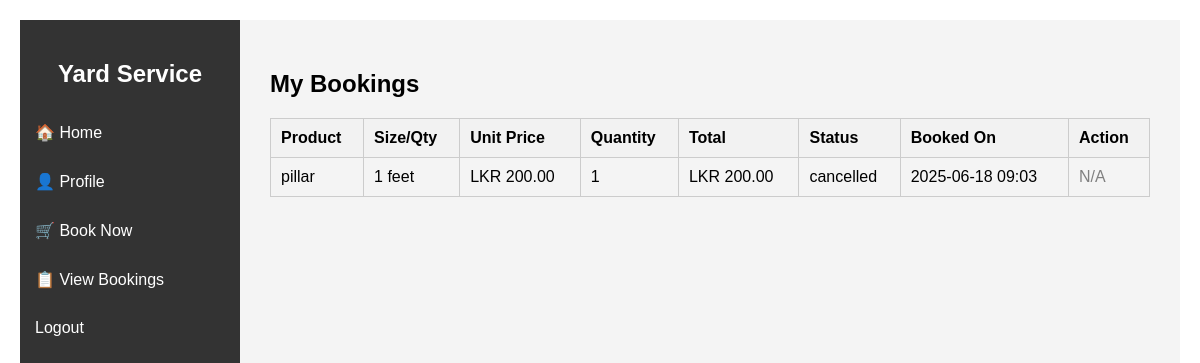
Page /user/dashboard.php?page=view_bookings (signed in) on the committed database.
### tables this page shows
CREATE TABLE `bookings` (
  `id` int(11) NOT NULL,
  `user_id` int(11) DEFAULT NULL,
  `product_variant_id` int(11) DEFAULT NULL,
  `quantity` int(11) DEFAULT NULL,
  `total_price` decimal(10,2) DEFAULT NULL,
  `booking_date` timestamp NOT NULL DEFAULT current_timestamp(),
  `status` enum('pending','confirmed','cancelled') DEFAULT 'pending'
);

CREATE TABLE `products` (
  `id` int(11) NOT NULL,
  `name` varchar(100) DEFAULT NULL,
  `image` varchar(255) DEFAULT NULL
);

CREATE TABLE `product_variants` (
  `id` int(11) NOT NULL,
  `product_id` int(11) DEFAULT NULL,
  `size_or_quantity` varchar(50) DEFAULT NULL,
  `price` decimal(10,2) DEFAULT NULL
);

### user/view_bookings.php (the view, shortened to what this page needs)
<?php
include '../db.php';
$user_id = $_SESSION['user_id'];
$query = "
  SELECT b.id, p.name AS product_name, pv.size_or_quantity, pv.price, b.quantity, b.status, b.booking_date
  FROM bookings b
  JOIN product_variants pv ON b.product_variant_id = pv.id
  JOIN products p ON pv.product_id = p.id
  WHERE b.user_id = ?
  ORDER BY b.booking_date DESC
";
$stmt = $conn->prepare($query);
$stmt->bind_param("i", $user_id);
$stmt->execute();
$result = $stmt->get_result();
?>
<!DOCTYPE html>
<html>
<head>
</head>
<body>
<h2>My Bookings</h2>
<table>
  <thead>
    <tr>
      <th>Product</th>
      <th>Size/Qty</th>
      <th>Unit Price</th>
      <th>Quantity</th>
      <th>Total</th>
      <th>Status</th>
      <th>Booked On</th>
      <th>Action</th>
    </tr>
  </thead>
  <tbody>
    <?php while ($row = $result->fetch_assoc()): ?>
      <tr>
        <td><?= htmlspecialchars($row['product_name']) ?></td>
        <td><?= htmlspecialchars($row['size_or_quantity']) ?></td>
        <td>LKR <?= number_format($row['price'], 2) ?></td>
        <td><?= $row['quantity'] ?></td>
        <td>LKR <?= number_format($row['price'] * $row['quantity'], 2) ?></td>
        <td><?= $row['status'] ?></td>
        <td><?= date('Y-m-d H:i', strtotime($row['booking_date'])) ?></td>
        <td>
          <?php if ($row['status'] === 'Pending'): ?>
            <a href="?cancel_id=<?= $row['id'] ?>" class="btn-cancel" onclick="return confirm('Are you sure you want to cancel this booking?')">Cancel</a>
          <?php else: ?>
            <span class="btn-disabled">N/A</span>
          <?php endif; ?>
        </td>
      </tr>
    <?php endwhile; ?>
  </tbody>
</table>
</body>
</html>

### user/dashboard.php (style rules this page uses)
body { margin: 0; font-family: Arial; display: flex; min-height: 100vh; }

### user/view_bookings.php (style rules this page uses)
body { font-family: Arial; padding: 20px; }
table { width: 100%; border-collapse: collapse; margin-top: 20px; }
th, td { border: 1px solid #ccc; padding: 10px; text-align: left; }
th { background-color: #f2f2f2; }
.btn-disabled { color: gray; pointer-events: none; }

### rows in the picture
bookings: products.name "pillar", product_variant.size_or_quantity "1 feet", product_variant.price "200.00", quantity "1", $row['price']*$row['quantity'] "200.00", status "cancelled", booking_date "2025-06-18 09:03", shows "N/A"
